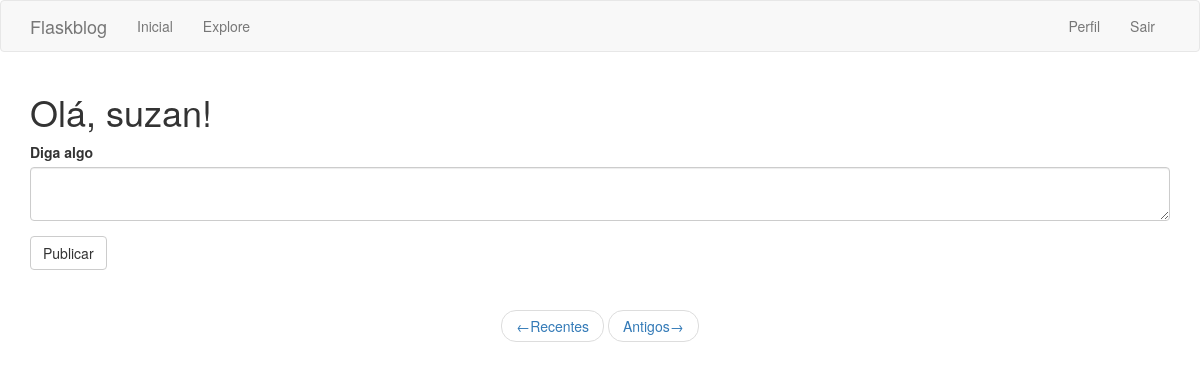
The page /index (signed in) on the database as committed earlier.
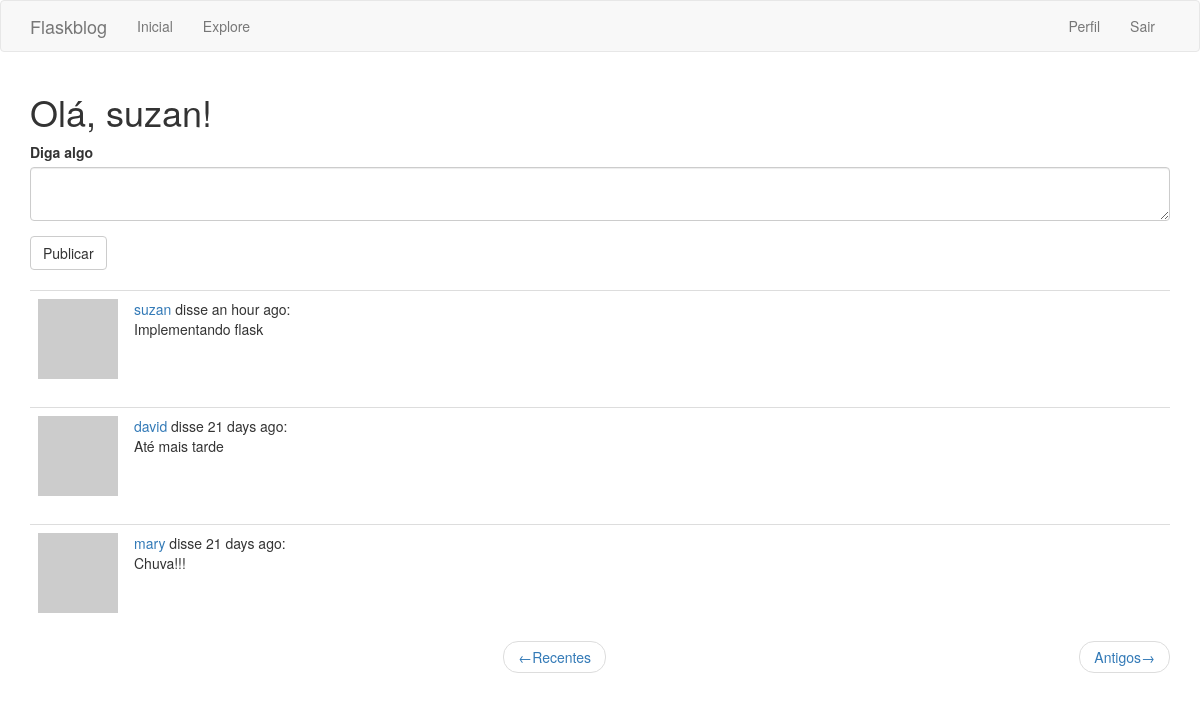
The same page on the database as committed later.
### app/models.py (models this page shows, shortened)
class Post(db.Model):
    id = db.Column(db.Integer, primary_key=True)
    body = db.Column(db.String(140))
    timestamp = db.Column(db.DateTime, index=True, default=datetime.utcnow)
    user_id = db.Column(db.Integer, db.ForeignKey('user.id'))

class User(UserMixin, db.Model):
    id = db.Column(db.Integer, primary_key=True)
    username = db.Column(db.String(64), index=True, unique=True)
    email = db.Column(db.String(120), index=True, unique=True)
    password_hash = db.Column(db.String(128))
    posts = db.relationship('Post', backref='author', lazy='dynamic')
    about_me = db.Column(db.String(140))
    last_seen = db.Column(db.DateTime, default=datetime.utcnow)
    followed = db.relationship(
        'User', secondary=followers,
        primaryjoin=(followers.c.follower_id == id),
        secondaryjoin=(followers.c.followed_id == id),
        backref=db.backref('followers', lazy='dynamic'), lazy='dynamic')
    def avatar(self, size):
        digest = md5(self.email.lower().encode('utf-8')).hexdigest()
        return 'https://www.gravatar.com/avatar/{}?d=identicon&s={}'.format(
            digest, size)
    def followed_posts(self):
        followed = Post.query.join(
            followers, (followers.c.followed_id == Post.user_id)).filter(
                followers.c.follower_id == self.id)
        own = Post.query.filter_by(user_id=self.id)
        return followed.union(own).order_by(Post.timestamp.desc())

### app/routes.py (the view)
@app.route('/', methods=['GET', 'POST'])
@app.route('/index', methods=['GET', 'POST'])
@login_required
def index():
    form = PostForm()
    if form.validate_on_submit():
        post = Post(body=form.post.data, author=current_user)
        db.session.add(post)
        db.session.commit()
        flash('Sua postagem está publicada!')
        return redirect(url_for('index'))
    page = request.args.get('page', 1, type=int)
    posts = current_user.followed_posts().paginate(
            page, app.config['POSTS_PER_PAGE'], False)
    next_url = url_for('index', page=posts.next_num) \
        if posts.has_next else None
    prev_url = url_for('index', page=posts.prev_num) \
        if posts.has_prev else None
    return render_template("index.html", title="Página Inicial",
                           form=form, posts=posts.items,
                           prev_url=prev_url, next_url=next_url)

### app/forms.py
class PostForm(FlaskForm):
    post = TextAreaField('Diga algo',
                         validators=[DataRequired(), Length(min=1, max=140)])
    submit = SubmitField('Publicar')

### app/models.py (called while the page is built)
@login.user_loader
def load_user(id):
    return User.query.get(int(id))

### app/routes.py (called while the page is built)
@app.before_request
def before_request():
    if current_user.is_authenticated:
        current_user.last_seen = datetime.utcnow()
        db.session.commit()

### app/templates/index.html
{% extends "base.html" %}
{% import 'bootstrap/wtf.html' as wtf %}
{% block app_content %}
	<h1>Olá, {{ current_user.username }}! </h1>
	{% if form %}
		{{ wtf.quick_form(form) }}
		<br>
	{% endif %}
	{% for post in posts %}
		{% include "_post.html" %}
	{% endfor %}
	<nav aria-label="...">
		<ul class="pager">
			<li class="previous{% if not prev_url %}disabled{% endif %}">
				<a href="{{ prev_url or '#' }}">
					<span aria-hidden="true">&larr;</span>Recentes
				</a>
			</li>
			<li class="next{% if not next_url %}disabled{% endif %}">
				<a href="{{ next_url or '#' }}">
					Antigos<span aria-hidden="true">&rarr;</span>
				</a>
			</li>
		</ul>
	</nav>
{% endblock %}

### app/templates/_post.html
<table class="table table-hover">
	<tr>
		<td width="70px">
			<a href="{{ url_for('user', username=post.author.username) }}">
				<img src="{{ post.author.avatar(70) }}" />
			</a>
		</td>
		<td>
			<a href="{{ url_for('user', username=post.author.username) }}">
				{{ post.author.username }}
 			</a>
			disse {{ moment(post.timestamp).fromNow() }}:
			<br>
			{{ post.body }}
		</td>
	</tr>
</table>

Rows that differ between the two databases and show on the page:
added Post: author.username "suzan", timestamp "an hour ago", body "Implementando flask"
added Post: author.username "david", timestamp "21 days ago", body "Até mais tarde"
added Post: author.username "mary", timestamp "21 days ago", body "Chuva!!!"
